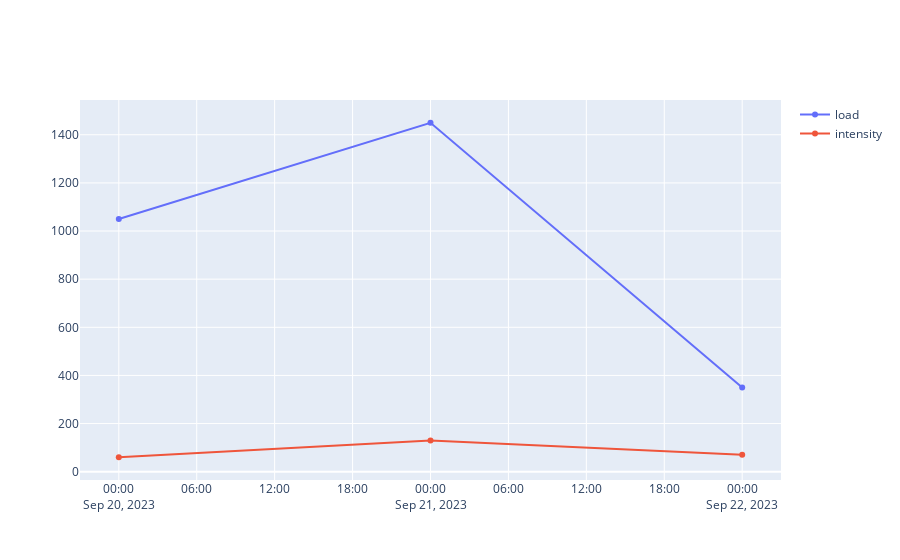

Notebook code for this chart:
### Code cell
ex = 'benchpress'
metrics = ['load', 'intensity']#, 'vol']

lines = [
    go.Line(name=metric, x=grpby[grpby.ename==ex]['date'], y=grpby[metric])
    for metric in metrics
]

fig = go.Figure(data = lines)

fig.show()

print(grpby)

### Figure 1 — Plotly figure (JSON) as saved in the notebook; plotly's stock layout.template omitted (floating-point values rounded to 4 significant figures)
{"data": [{"name": "load", "type": "scatter", "x": ["2023-09-20T00:00:00", "2023-09-21T00:00:00", "2023-09-22T00:00:00"], "y": [1050, 1450, 350, 350, 280, 1680, 2200]}, {"name": "intensity", "type": "scatter", "x": ["2023-09-20T00:00:00", "2023-09-21T00:00:00", "2023-09-22T00:00:00"], "y": [60, 130, 70, 70, 28, 60, 130]}], "layout": {}}
